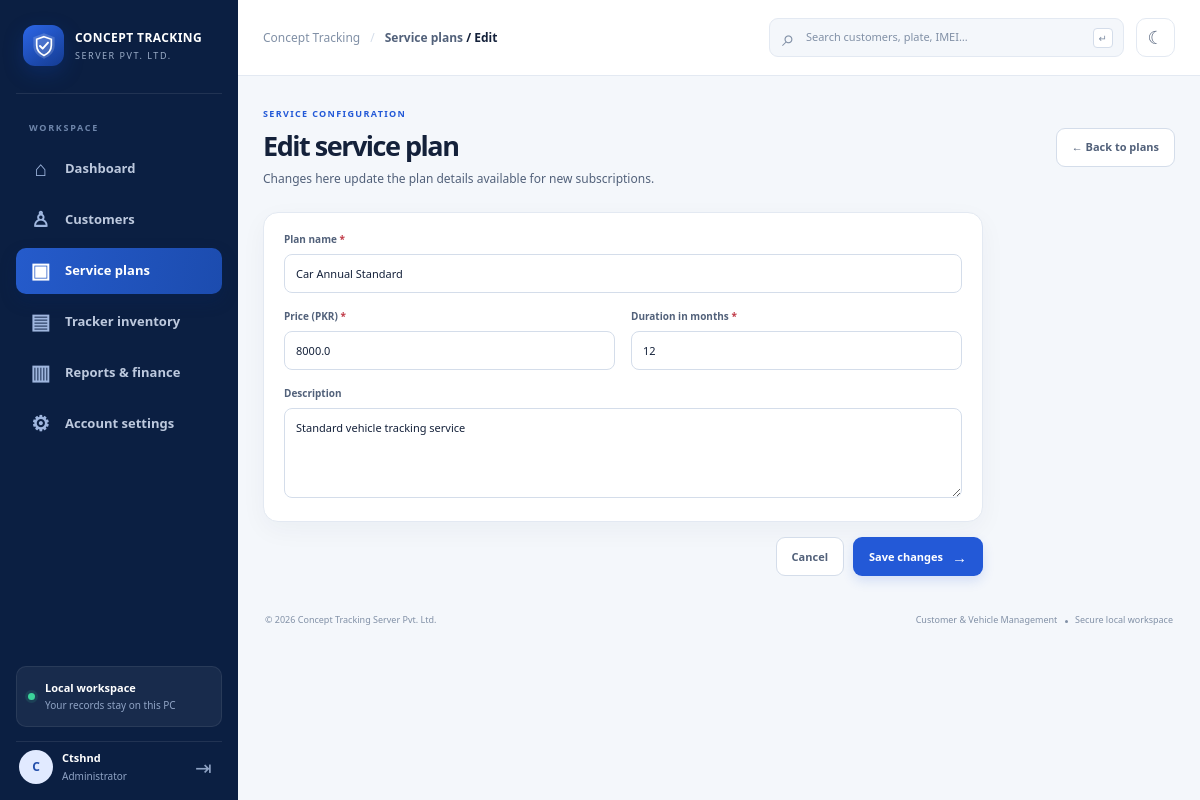
/plans/1/edit (signed in), run on the app's committed database.
### tables this page shows
CREATE TABLE plans (
        id INTEGER PRIMARY KEY AUTOINCREMENT,
        name TEXT NOT NULL,
        amount REAL NOT NULL,
        duration_months INTEGER NOT NULL DEFAULT 12,
        description TEXT
    );

### app.py (the view, shortened to what this page needs)
@app.route("/plans/<int:plan_id>/edit", methods=["GET", "POST"])
def edit_plan(plan_id):
    conn = db()
    plan = conn.execute("SELECT * FROM plans WHERE id=?", (plan_id,)).fetchone()
    if not plan:
        conn.close()
        flash("Service plan was not found.", "error")
        return redirect(url_for("plans"))
    conn.close()
    return render_template("plan_form.html", plan=plan)

### app.py (called while the page is built)
def db():
    conn = sqlite3.connect(DB_PATH)
    conn.row_factory = sqlite3.Row
    conn.execute("PRAGMA foreign_keys = ON")
    return conn

@app.before_request
def require_login():
    if request.method == "POST":
        expected = session.get("csrf_token", "")
        submitted = request.form.get("_csrf_token", "")
        if not expected or not submitted or not hmac.compare_digest(expected, submitted):
            abort(400, description="The form expired or could not be verified. Refresh the page and try again.")
    public_endpoints = {"login", "setup_admin", "static"}
    if request.endpoint not in public_endpoints and not session.get("logged_in"):
        return redirect(url_for("login", next=request.path))

### templates/plan_form.html
{% extends 'base.html' %}
{% block title %}Edit service plan{% endblock %}{% block breadcrumb %}<a href="{{ url_for('plans') }}">Service plans</a> / Edit{% endblock %}
{% block content %}
<section class="page-heading-row"><div><span class="eyebrow">SERVICE CONFIGURATION</span><h1>Edit service plan</h1><p>Changes here update the plan details available for new subscriptions.</p></div><a href="{{ url_for('plans') }}" class="btn btn-secondary">← Back to plans</a></section>
<form method="post" class="form-layout narrow-form"><input type="hidden" name="_csrf_token" value="{{ csrf_token }}"><section class="panel form-panel"><div class="form-grid"><div class="form-field full-field"><label>Plan name <b>*</b></label><input name="name" value="{{ plan.name or '' }}" required></div><div class="form-field"><label>Price (PKR) <b>*</b></label><input name="amount" type="number" min="1" step="1" value="{{ plan.amount }}" required></div><div class="form-field"><label>Duration in months <b>*</b></label><input name="duration_months" type="number" min="1" value="{{ plan.duration_months }}" required></div><div class="form-field full-field"><label>Description</label><textarea name="description" rows="4">{{ plan.description or '' }}</textarea></div></div></section><div class="form-actions"><a class="btn btn-secondary" href="{{ url_for('plans') }}">Cancel</a><button class="btn btn-primary" type="submit">Save changes <span>→</span></button></div></form>
{% endblock %}

### static/css/app.css (style rules this page uses)
:root { --navy:#0b1f42;--navy-2:#102b58;--blue:#2359d7;--blue-hover:#1947b4;--blue-soft:#edf3ff;--cyan:#0e8da8;--green:#17885b;--purple:#7157d9;--warning:#b66a0c;--danger:#c03a47;--page:#f4f7fb;--surface:#fff;--surface-2:#f8faff;--text:#14213a;--text-2:#52617a;--muted:#8190a6;--line:#e3e9f2;--line-2:#d4ddea;--shadow:0 8px 26px rgba(17,38,76,.045);--sidebar:#0b1f42;--sidebar-text:#bdc9de;--sidebar-muted:#7185a7;--radius:15px;--font:'Segoe UI Variable','Segoe UI',Arial,sans-serif;--heading:'Segoe UI Variable','Segoe UI',Arial,sans-serif }
* { box-sizing:border-box }
html { scroll-behavior:smooth }
body { margin:0;background:var(--page);color:var(--text);font:14px/1.5 var(--font);-webkit-font-smoothing:antialiased }
a { color:inherit;text-decoration:none }
button,input,select,textarea { font:inherit }
button,a,input,select,textarea { -webkit-tap-highlight-color:transparent }
button { cursor:pointer }
.breadcrumb a { color:var(--text-2) }
.welcome-row,.page-heading-row { display:flex;align-items:center;justify-content:space-between;gap:25px;margin-bottom:25px }
.eyebrow { display:block;font-size:9px;letter-spacing:.15em;font-weight:800;color:var(--blue);margin-bottom:8px }
.welcome-row h1,.page-heading-row h1,.profile-title-row h1 { font:800 27px/1.25 var(--heading);letter-spacing:-.055em;margin:0;color:var(--text) }
.welcome-row p,.page-heading-row p { color:var(--text-2);margin:8px 0 0;font-size:12px }
.btn { min-height:39px;display:inline-flex;align-items:center;justify-content:center;gap:9px;padding:0 15px;border:1px solid transparent;border-radius:9px;font-size:11px;font-weight:700;white-space:nowrap;transition:transform .15s,background .2s,border-color .2s;cursor:pointer }
.btn-primary { background:var(--blue);color:#fff;box-shadow:0 5px 12px rgba(35,89,215,.15) }
.btn-secondary { background:var(--surface);border-color:var(--line-2);color:var(--text-2) }
.btn span:last-child { font-size:15px }
.panel { background:var(--surface);border:1px solid var(--line);border-radius:var(--radius);box-shadow:var(--shadow);min-width:0;overflow:hidden }
.page-heading-row { margin-bottom:24px }
.form-layout { max-width:1000px;display:grid;gap:15px }
.form-panel { padding-bottom:4px }
.required-note b,.form-field label b { color:var(--danger) }
.form-grid { display:grid;grid-template-columns:repeat(2,minmax(0,1fr));gap:16px;padding:19px 20px }
.form-field { display:flex;flex-direction:column;gap:7px;min-width:0 }
.form-field label { font-size:10px;color:var(--text-2);font-weight:700 }
.form-field input,.form-field select,.form-field textarea { width:100%;min-width:0;border:1px solid var(--line-2);border-radius:8px;background:var(--surface);color:var(--text);outline:0;padding:10px 11px;font-size:11px;transition:border-color .18s,box-shadow .18s }
.form-field input,.form-field select { height:39px }
.form-field textarea { resize:vertical;min-height:73px;line-height:1.55 }
.form-field input::placeholder,.form-field textarea::placeholder { color:var(--muted) }
.full-field { grid-column:1/-1 }
.form-actions { display:flex;justify-content:flex-end;gap:9px;padding-bottom:9px }
.narrow-form { max-width:720px }

### data on the page
plans: name "Car Annual Standard", amount "8000.0", duration_months "12", description "Standard vehicle tracking service"

### other printed values
{{ (session.get('username','A')[0] or 'A')|upper }} "C"
{{ session.get('username','Admin')|title }} "Ctshnd"
